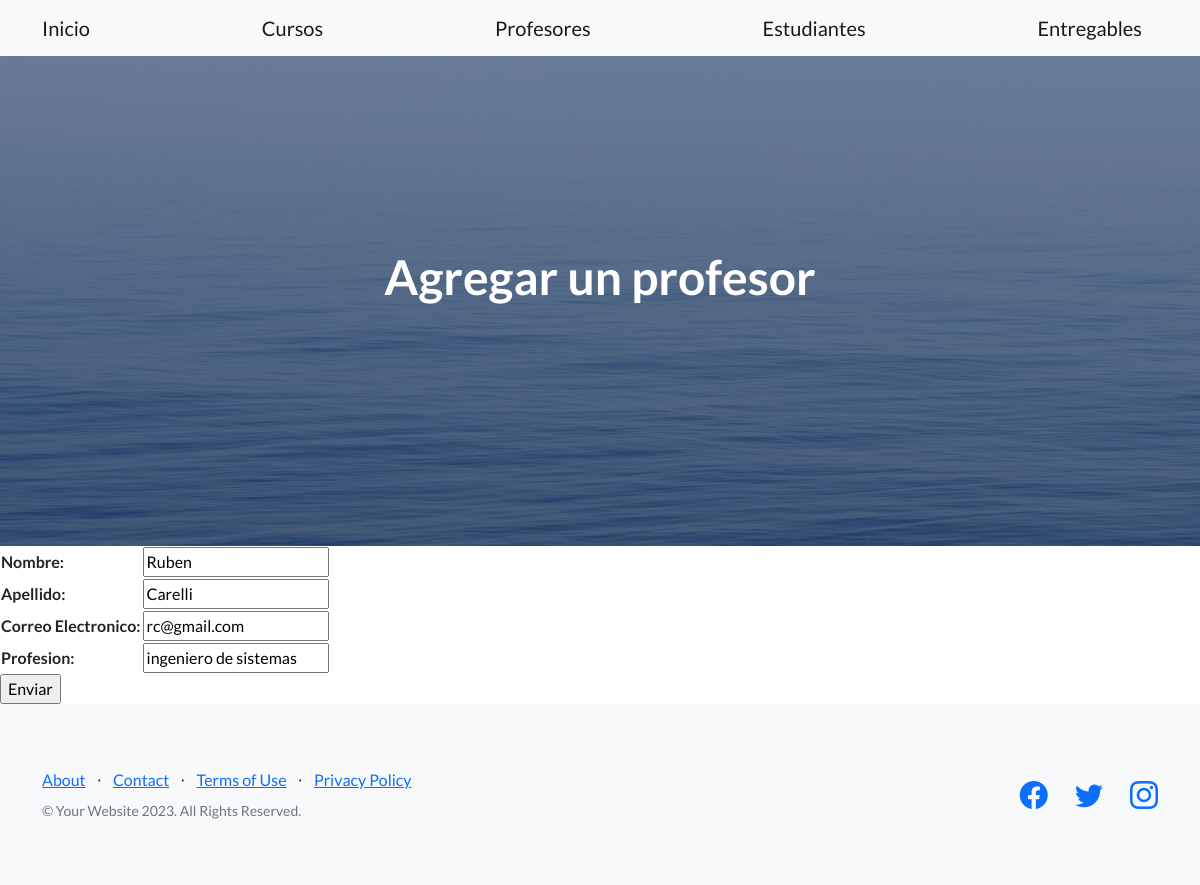
The app's page /aplicacion/profesor_actualizar/1/ with its own data.
### aplicacion/models.py (models this page shows, shortened)
class Profesor(models.Model):
    nombre = models.CharField(max_length=30)
    apellido = models.CharField(max_length=30)
    email = models.EmailField()
    profesion = models.CharField(max_length=30)
    class Meta:
        verbose_name = "Profesor"
        verbose_name_plural = "Profesores"
        ordering = ['nombre']

### aplicacion/views.py (the view)
# urls.py: path('profesor_actualizar/<id_profesor>/', updateProfesor, name="profesorActualizar"),
def updateProfesor(request, id_profesor):
    profesor = Profesor.objects.get(id=id_profesor)
    if request.method == "POST":
        miForm = ProfesorForm(request.POST)
        if miForm.is_valid():
            profesor.nombre = miForm.cleaned_data.get('nombre')
            profesor.apellido = miForm.cleaned_data.get('apellido')
            profesor.email = miForm.cleaned_data.get('email')
            profesor.profesion = miForm.cleaned_data.get('profesion')
            profesor.save()
            return redirect(reverse_lazy('profesores'))
    else:
        miForm = ProfesorForm(initial={
            'nombre': profesor.nombre,
            'apellido': profesor.apellido,
            'email': profesor.email,
            'profesion': profesor.profesion,
        })
    return render(request, "aplicacion/profesorForm.html", {'form': miForm})

### aplicacion/forms.py
class ProfesorForm(forms.Form):
    nombre = forms.CharField(max_length=50, required = True)
    apellido = forms.CharField(max_length=50, required = True)
    email = forms.EmailField(required = True, label="Correo Electronico")
    profesion = forms.CharField(max_length=50, required = True)

### aplicacion/templates/aplicacion/profesorForm.html (shortened to what this page needs)
{% extends 'aplicacion/home.html' %}
{% block titulo %}
    <h1 class="mb-5"> Agregar un profesor </h1>
{% endblock titulo %}
{% block contenido %}
<form action="" method="post">
    <table>
        {{ form.as_table }}
    </table>
    <input type="submit" value="Enviar">
</form>
{% endblock contenido %}

### records on screen
Profesor: nombre "Ruben", apellido "Carelli", email "rc@gmail.com", profesion "ingeniero de sistemas"
